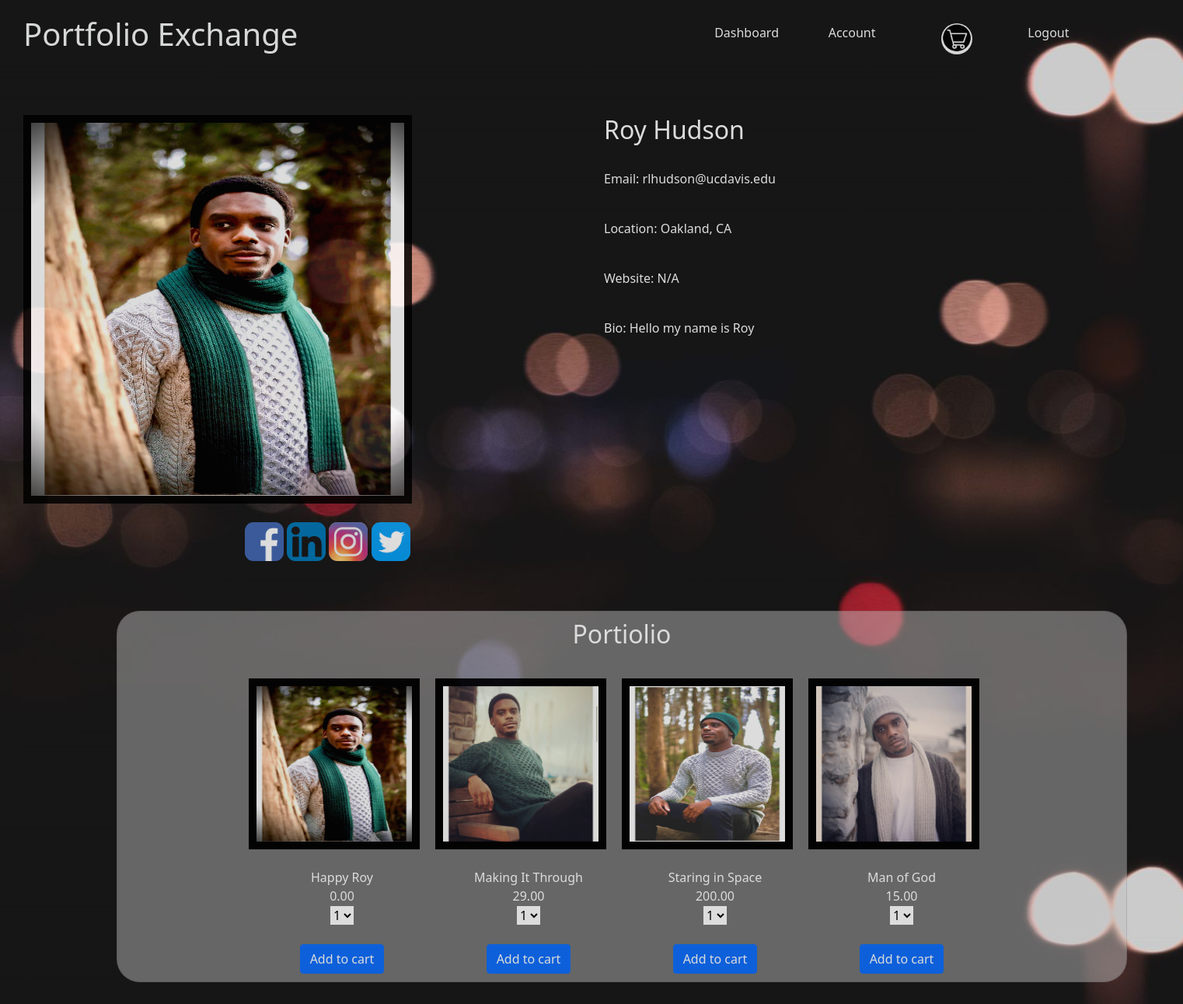
/user/contentcreator/9 (signed in), run on an earlier commit of the app's database.
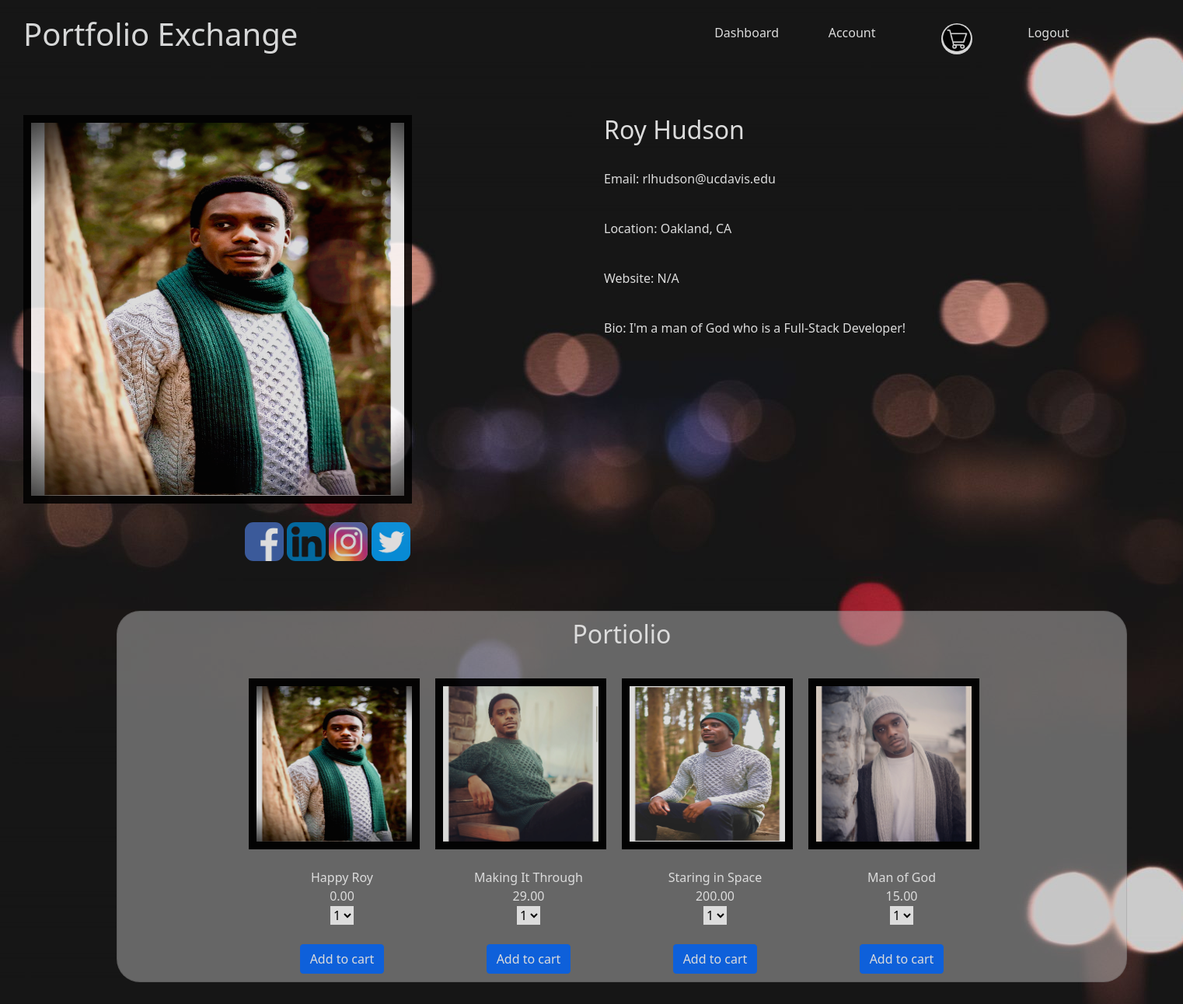
And on a later commit of the database.
### Solo_Project_App/models.py (models this page shows)
class User(models.Model):
    first_name = models.TextField()
    last_name = models.TextField()
    profile_pic = models.ImageField(null=True, blank=True, upload_to="images/")
    city = models.TextField()
    state = models.CharField(max_length=2)
    email = models.EmailField()
    bio = models.TextField(default='Please update your bio!')
    website = models.TextField(blank = True, null=True)
    password = models.TextField()
    created_at = models.DateTimeField(auto_now_add=True)
    updated_at = models.DateTimeField(auto_now=True)
    objects = UserManager()

### Solo_Project_App/views.py (the view)
# urls.py: path('user/contentcreator/<int:user_id>', views.content_creator),
def content_creator(request, user_id):
    if "user_id" not in request.session:
        return redirect('/')
    context = {
        "content_creator":User.objects.get(id=user_id),
        "user_portfolio":User.objects.get(id=user_id).user_portfolio.all(),
        "user_id": User.objects.get(id=request.session['user_id']),
        "user_media": User.objects.get(id=user_id).user_social_media
    }
    return render(request, "creator.html", context)

### Solo_Project_App/templates/creator.html (shortened to what this page needs)
<!DOCTYPE html>
<html lang="en">
    <head>
        <link href="https://cdn.jsdelivr.net/npm/bootstrap@5.0.0-beta3/dist/css/bootstrap.min.css" rel="stylesheet">
        {% load static %}
        <link rel="stylesheet" href="{% static 'css/creator.css' %}?{% now 'U' %}">
    </head>
    <body>
        <div id="wrapper">
            <div class="row">
                <div class="col-7">
                    <h1 class="text-light">Portfolio Exchange</h1>
                </div>
                <div class="col-1 d-flex justify-content-end">
                    <a href="/user/success">Dashboard</a>
                </div>
                <div class="col-1 d-flex justify-content-end">
                    <a href="/user/account/{{user_id.id}}">Account</a>
                </div>
                <div class="col-1 d-flex justify-content-end">
                    <a href="/user/viewcart"><img style="border-radius: 30px;" src="{% static 'images/shopping_cart.png' %}" width='40px' height='40px'></a>
                </div>
                <div class="col-1 d-flex justify-content-end">
                    <a href="/user/logout">Logout</a>
                </div>
            </div>
            <br><br><br>
            <div class="row">
                <div class="col">
                    <div id="profpic">
                        <img src="{{content_creator.profile_pic.url}}" width="500px" height="500px">
                    </div>
                    <br>
                    <div id="socm">
                        <a href="{{content_creator.user_id.facebook}}"><img style="border-radius: 11px;" src="{% static 'images/facebook_logo.png' %}" height="50px" width="50px"></a>
                        <a href=""><img style="border-radius: 11px;" src="{% static 'images/LinkedIn_logo.png' %}" height="50px" width="50px"></a>
                        <a href=""><img style="border-radius: 11px;" src="{% static 'images/Instagram_logo.png' %}" height="50px" width="50px"></a>
                        <a href=""><img style="border-radius: 11px;" src="{% static 'images/Twitter_logo.png' %}" height="50px" width="50px"></a>
                    </div>
                </div>
                <br>
                <div class="col">
                    <h2>{{content_creator.first_name}} {{content_creator.last_name}}</h2>
                    <br>
                    <p> Email: {{content_creator.email}}</p>
                    <br>
                    <p> Location: {{content_creator.city}}, {{content_creator.state}}</p>
                    <br>
                    <p> Website: {{content_creator.website}}</p>
                    <br>
                    <p id="pbio"> Bio: {{content_creator.bio}}</p>
                </div>
            </div>
            <br>
            <div class="card">
                <h2 id="portfolioheader">Portiolio</h2>
                <div id="c_user">
                    {% for portfolio in user_portfolio %}
                    <div class="c_img">
                        <div id="port_img">
                            <img src="{{portfolio.portfolio_image.url}}" width="200px" height="200px">
                        </div>
                        <br>
                        {{portfolio.title}}
                        <br>
                        {{portfolio.price}}
                        <br>
                        <form action="/user/addcart/{{content_creator.id}}" method="POST">
                            <select name="quantity_ordered">
                                <option value="1">1</option>
                            </select>
                            <br><br>
                            <input class="btn btn-primary" type="submit" value="Add to cart">
                        </form>
                    </div>
                    {% endfor %}
                </div>
            </div>
        </div>
    </body>
</html>

What changed in the data, as far as the page shows it:
changed User "Roy": bio "Hello my name is Roy" → "I'm a man of God who is a Full-Stack Developer!"
